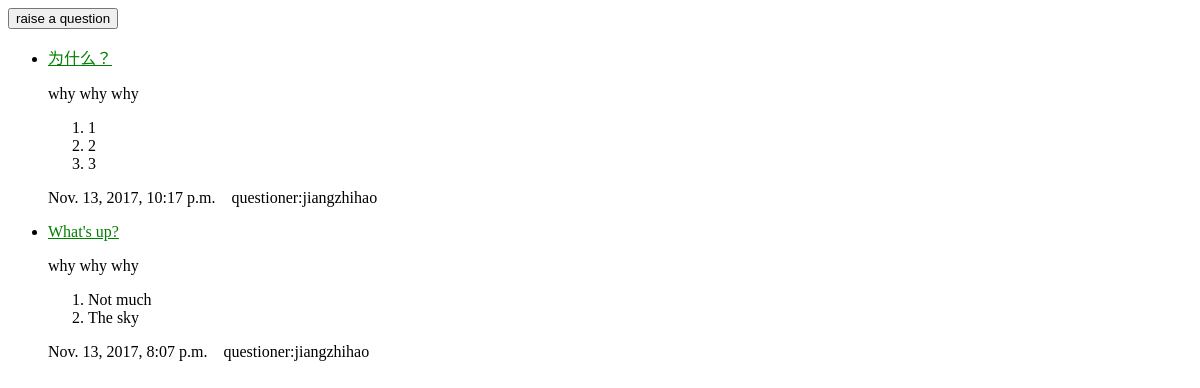
/polls/, run on an earlier commit of the app's database.
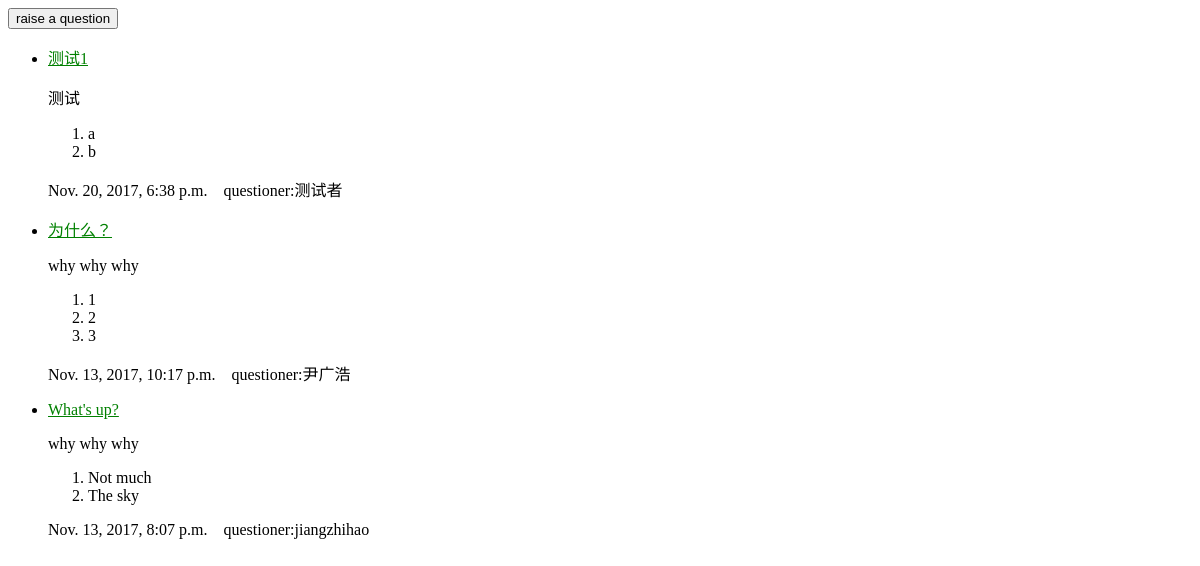
And on a later commit of the database.
### polls/models.py (models this page shows, shortened)
@python_2_unicode_compatible  # only if you need to support Python 2
class Question(models.Model):
    question_text = models.CharField(max_length=50)
    question_detail=models.CharField(max_length=500)
    pub_date = models.DateTimeField(default = timezone.now)
    questioner_name = models.CharField(max_length=50)
    def was_published_recently(self):
        now = timezone.now()
        return now - datetime.timedelta(days=1) <= self.pub_date <= now
    was_published_recently.admin_order_field = 'pub_date'
    was_published_recently.boolean = True
    was_published_recently.short_description = 'Published recently?'

@python_2_unicode_compatible  # only if you need to support Python 2
class Choice(models.Model):
    question = models.ForeignKey(Question, on_delete=models.CASCADE)
    choice_text = models.CharField(max_length=200)
    votes = models.IntegerField(default=0)
    def __str__(self):
        return self.choice_text

### polls/views.py (the view)
def index(request):
    latest_question_list = Question.objects.order_by('-pub_date')[:5]
    context = {'latest_question_list': latest_question_list}
    return render(request, 'polls/index.html', context)

### templates/polls/index.html (shortened to what this page needs)
{% load static %}
<link rel="stylesheet" type="text/css" href="{% static 'polls/style.css' %}" />
{% if latest_question_list %}
	<a href={% url 'polls:raiseQuestion' %}>
	<button> raise a question</button>
    <ul>
    {% for question in latest_question_list %}
        <li><a href="{% url 'polls:detail' question.id %}">
        	{{ question.question_text}}</a></li>
        	<p>{{question.question_detail}}</p>
        	<ol>
        	{% for choice in question.choice_set.all %}
				<li>{{choice}}</li>
        	{% endfor %}
            </ol>
            <p>{{question.pub_date}} &nbsp;&nbsp;&nbsp;questioner:{{question.questioner_name}}</p>
    {% endfor %}
    </ul>
{% else %}
    <p>No polls are available.</p>
{% endif %}

What changed in the data, as far as the page shows it:
added Question: question_text "测试1", question_detail "测试", pub_date "Nov. 20, 2017, 6:38 p.m.", questioner_name "测试者"
added Choice: choice_text "a", shown under "测试1"
added Choice: choice_text "b", shown under "测试1"
changed Question "为什么？": questioner_name "jiangzhihao" → "尹广浩"
